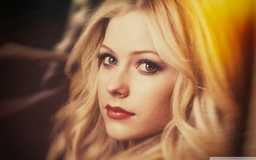
#> input picture Adaptive_Style_Transfer/data/content/avril.jpg, 256 x 160 px, shrunk from 1680 x 1050 before the run
$ python -i function.py   (imports and definitions only)
#> lines starting #> are read from the running program, lines starting #| are printed output that depends on the picture
import torch
import torch.nn.functional as F
from PIL import Image
import numpy as np
import cv2


# [30 lines left out: functions calc_mean_std, adaptive_instance_normalization, _calc_feat_flatten_mean_std, not called in this run]


def _mat_sqrt(x):
    U, D, V = torch.svd(x)
    return torch.mm(torch.mm(U, D.pow(0.5).diag()), V.t())


# [27 lines left out: function coral, not called in this run]

# try to implement the image divide and different style transfer on different parts


def segment_foreground_background(image_path):

    # Convert PIL image to OpenCV format
#> called with image_path = 'data/content/avril.jpg'
    if isinstance(image_path, str):
        img = cv2.imread(image_path)
#> img is the input picture: shape (160, 256, 3); mean B, G, R 69.5, 104.1, 144.4
    else:
        img = np.array(image_path)
        img = cv2.cvtColor(img, cv2.COLOR_RGB2BGR)


    mask = np.zeros(img.shape[:2], np.uint8)

    bgdModel = np.zeros((1, 65), np.float64)
    fgdModel = np.zeros((1, 65), np.float64)

    # 假设前景在中间
    h, w = img.shape[:2]
#> h = 160; w = 256
    rect = (40,20, w-1, h-1)
#> rect = (40, 20, 255, 159)
    cv2.grabCut(img, mask, rect, bgdModel, fgdModel, 15, cv2.GC_INIT_WITH_RECT)

    result_mask = np.where((mask == 2) | (mask == 0), 0, 1).astype("uint8")
    result_mask = cv2.GaussianBlur(result_mask, (15, 15), 0)
    foreground = img * result_mask[:, :, np.newaxis]
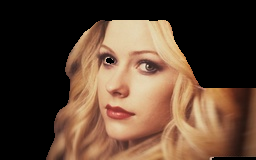
#> foreground: shape (160, 256, 3); mean B, G, R 50.5, 67.8, 92.1
    background = img * (1 - result_mask[:, :, np.newaxis])
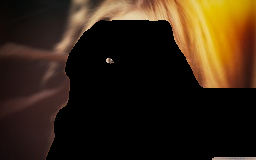
#> background: shape (160, 256, 3); mean B, G, R 19, 36.3, 52.3
    return foreground, background,result_mask


# based rgb color space
# [71 lines left out: functions color_matching, color_matching_local, histogram_matching_opencv, not called in this run]

>>> result = segment_foreground_background('data/content/avril.jpg')

$ run again, on Adaptive_Style_Transfer/data/content/blonde_girl.jpg
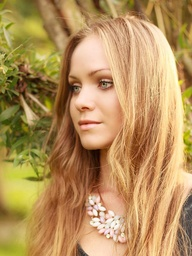
#> input picture Adaptive_Style_Transfer/data/content/blonde_girl.jpg, 192 x 256 px, shrunk from 600 x 800 before the run
#> in segment_foreground_background, img is the input picture: shape (256, 192, 3); mean B, G, R 91.6, 145.2, 181.7
#> in segment_foreground_background, `foreground = img * result_mask[:, :, np.newaxis]`:
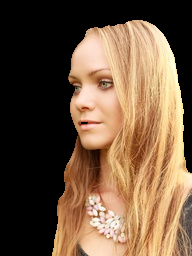
#> foreground: shape (256, 192, 3); mean B, G, R 63.9, 86.8, 111.8
#> in segment_foreground_background, `background = img * (1 - result_mask[:, :, np.newaxis])`:
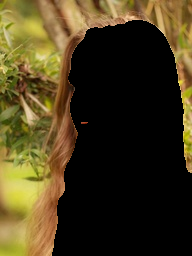
#> background: shape (256, 192, 3); mean B, G, R 27.8, 58.4, 69.9

$ run again, on Adaptive_Style_Transfer/data/content/brad_pitt.jpg
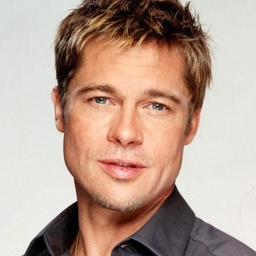
#> input picture Adaptive_Style_Transfer/data/content/brad_pitt.jpg, 256 x 256 px, shrunk from 512 x 512 before the run
#> in segment_foreground_background, img is the input picture: shape (256, 256, 3); mean B, G, R 147.4, 161.2, 185.5
#> in segment_foreground_background, `foreground = img * result_mask[:, :, np.newaxis]`:
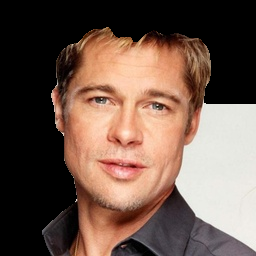
#> foreground: shape (256, 256, 3); mean B, G, R 75.7, 87, 109.9
#> in segment_foreground_background, `background = img * (1 - result_mask[:, :, np.newaxis])`:
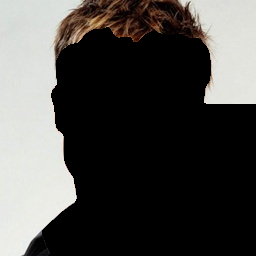
#> background: shape (256, 256, 3); mean B, G, R 71.7, 74.2, 75.5

$ run again, on Adaptive_Style_Transfer/data/content/chicago.jpg
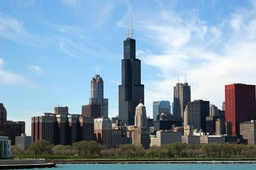
#> input picture Adaptive_Style_Transfer/data/content/chicago.jpg, 256 x 170 px, shrunk from 712 x 474 before the run
#> in segment_foreground_background, img is the input picture: shape (170, 256, 3); mean B, G, R 168.1, 150.7, 127.1
#> in segment_foreground_background, `foreground = img * result_mask[:, :, np.newaxis]`:
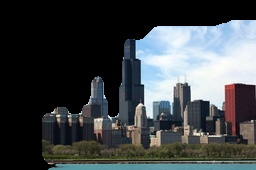
#> foreground: shape (170, 256, 3); mean B, G, R 72.5, 70, 65.2
#> in segment_foreground_background, `background = img * (1 - result_mask[:, :, np.newaxis])`:
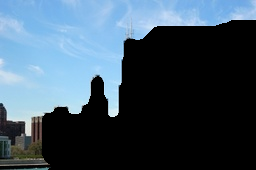
#> background: shape (170, 256, 3); mean B, G, R 95.6, 80.7, 61.9
